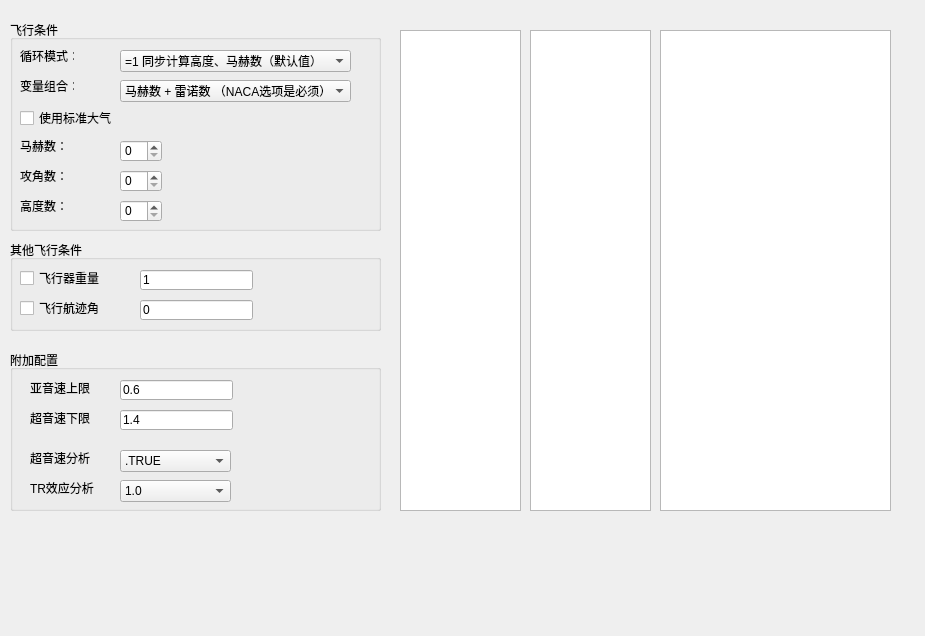
<?xml version="1.0" encoding="UTF-8"?>
<ui version="4.0">
 <class>Form</class>
 <widget class="QWidget" name="Form">
  <property name="geometry">
   <rect>
    <x>0</x>
    <y>0</y>
    <width>925</width>
    <height>636</height>
   </rect>
  </property>
  <property name="windowTitle">
   <string>Form</string>
  </property>
  <widget class="QTableWidget" name="tab3">
   <property name="geometry">
    <rect>
     <x>660</x>
     <y>30</y>
     <width>231</width>
     <height>481</height>
    </rect>
   </property>
  </widget>
  <widget class="QGroupBox" name="groupBox3">
   <property name="geometry">
    <rect>
     <x>10</x>
     <y>350</y>
     <width>371</width>
     <height>161</height>
    </rect>
   </property>
   <property name="title">
    <string>附加配置</string>
   </property>
   <widget class="QLabel" name="label_12">
    <property name="geometry">
     <rect>
      <x>20</x>
      <y>130</y>
      <width>71</width>
      <height>16</height>
     </rect>
    </property>
    <property name="text">
     <string>TR效应分析</string>
    </property>
   </widget>
   <widget class="QLabel" name="label_11">
    <property name="geometry">
     <rect>
      <x>20</x>
      <y>100</y>
      <width>71</width>
      <height>16</height>
     </rect>
    </property>
    <property name="text">
     <string>超音速分析</string>
    </property>
   </widget>
   <widget class="QLabel" name="label_6">
    <property name="geometry">
     <rect>
      <x>20</x>
      <y>30</y>
      <width>71</width>
      <height>16</height>
     </rect>
    </property>
    <property name="text">
     <string>亚音速上限</string>
    </property>
   </widget>
   <widget class="QLineEdit" name="Input_HyperS_UpperLimit">
    <property name="geometry">
     <rect>
      <x>110</x>
      <y>60</y>
      <width>113</width>
      <height>20</height>
     </rect>
    </property>
    <property name="text">
     <string>1.4</string>
    </property>
   </widget>
   <widget class="QLabel" name="label_10">
    <property name="geometry">
     <rect>
      <x>20</x>
      <y>60</y>
      <width>71</width>
      <height>16</height>
     </rect>
    </property>
    <property name="text">
     <string>超音速下限</string>
    </property>
   </widget>
   <widget class="QComboBox" name="comboBox_HYPERS">
    <property name="geometry">
     <rect>
      <x>110</x>
      <y>100</y>
      <width>111</width>
      <height>22</height>
     </rect>
    </property>
    <item>
     <property name="text">
      <string>.TRUE</string>
     </property>
    </item>
    <item>
     <property name="text">
      <string>.FALSE</string>
     </property>
    </item>
   </widget>
   <widget class="QComboBox" name="comboBox_TR">
    <property name="geometry">
     <rect>
      <x>110</x>
      <y>130</y>
      <width>111</width>
      <height>22</height>
     </rect>
    </property>
    <item>
     <property name="text">
      <string>1.0</string>
     </property>
    </item>
    <item>
     <property name="text">
      <string>0.0</string>
     </property>
    </item>
   </widget>
   <widget class="QLineEdit" name="Input_SubS_LowerLimit">
    <property name="geometry">
     <rect>
      <x>110</x>
      <y>30</y>
      <width>113</width>
      <height>20</height>
     </rect>
    </property>
    <property name="text">
     <string>0.6</string>
    </property>
   </widget>
  </widget>
  <widget class="QTableWidget" name="tab2">
   <property name="geometry">
    <rect>
     <x>530</x>
     <y>30</y>
     <width>121</width>
     <height>481</height>
    </rect>
   </property>
  </widget>
  <widget class="QGroupBox" name="groupBox1">
   <property name="geometry">
    <rect>
     <x>10</x>
     <y>20</y>
     <width>371</width>
     <height>211</height>
    </rect>
   </property>
   <property name="title">
    <string>飞行条件</string>
   </property>
   <widget class="QComboBox" name="comboBox_Loop">
    <property name="geometry">
     <rect>
      <x>110</x>
      <y>30</y>
      <width>231</width>
      <height>22</height>
     </rect>
    </property>
    <item>
     <property name="text">
      <string>=1 同步计算高度、马赫数（默认值）</string>
     </property>
    </item>
    <item>
     <property name="text">
      <string>=2 高度固定遍历马赫数</string>
     </property>
    </item>
    <item>
     <property name="text">
      <string>=3 马赫数固定遍历高度</string>
     </property>
    </item>
   </widget>
   <widget class="QLabel" name="label_4">
    <property name="geometry">
     <rect>
      <x>10</x>
      <y>150</y>
      <width>54</width>
      <height>12</height>
     </rect>
    </property>
    <property name="text">
     <string>攻角数：</string>
    </property>
   </widget>
   <widget class="QComboBox" name="comboBox_Variables">
    <property name="geometry">
     <rect>
      <x>110</x>
      <y>60</y>
      <width>231</width>
      <height>22</height>
     </rect>
    </property>
    <item>
     <property name="text">
      <string>马赫数 + 雷诺数 （NACA选项是必须）</string>
     </property>
    </item>
    <item>
     <property name="text">
      <string>马赫数 + 高度</string>
     </property>
    </item>
    <item>
     <property name="text">
      <string>自由流速度 + 高度</string>
     </property>
    </item>
    <item>
     <property name="text">
      <string>自由流静压 + 自由流温度 + 自由流速</string>
     </property>
    </item>
    <item>
     <property name="text">
      <string>自由流静压 + 自由流温度 + 马赫数</string>
     </property>
    </item>
   </widget>
   <widget class="QLabel" name="label">
    <property name="geometry">
     <rect>
      <x>10</x>
      <y>30</y>
      <width>54</width>
      <height>12</height>
     </rect>
    </property>
    <property name="text">
     <string>循环模式：</string>
    </property>
   </widget>
   <widget class="QLabel" name="label_3">
    <property name="geometry">
     <rect>
      <x>10</x>
      <y>120</y>
      <width>54</width>
      <height>12</height>
     </rect>
    </property>
    <property name="text">
     <string>马赫数：</string>
    </property>
   </widget>
   <widget class="QLabel" name="label_2">
    <property name="geometry">
     <rect>
      <x>10</x>
      <y>60</y>
      <width>54</width>
      <height>12</height>
     </rect>
    </property>
    <property name="text">
     <string>变量组合：</string>
    </property>
   </widget>
   <widget class="QLabel" name="label_5">
    <property name="geometry">
     <rect>
      <x>10</x>
      <y>180</y>
      <width>54</width>
      <height>12</height>
     </rect>
    </property>
    <property name="text">
     <string>高度数：</string>
    </property>
   </widget>
   <widget class="QCheckBox" name="checkBox_Atmosphere">
    <property name="geometry">
     <rect>
      <x>10</x>
      <y>90</y>
      <width>101</width>
      <height>16</height>
     </rect>
    </property>
    <property name="text">
     <string>使用标准大气</string>
    </property>
   </widget>
   <widget class="QSpinBox" name="spinBox_inputNMACH">
    <property name="geometry">
     <rect>
      <x>110</x>
      <y>120</y>
      <width>42</width>
      <height>22</height>
     </rect>
    </property>
   </widget>
   <widget class="QSpinBox" name="spinBox_inputNALT">
    <property name="geometry">
     <rect>
      <x>110</x>
      <y>180</y>
      <width>42</width>
      <height>22</height>
     </rect>
    </property>
   </widget>
   <widget class="QSpinBox" name="spinBox_inputNALPHA">
    <property name="geometry">
     <rect>
      <x>110</x>
      <y>150</y>
      <width>42</width>
      <height>22</height>
     </rect>
    </property>
   </widget>
  </widget>
  <widget class="QGroupBox" name="groupBox2">
   <property name="geometry">
    <rect>
     <x>10</x>
     <y>240</y>
     <width>371</width>
     <height>91</height>
    </rect>
   </property>
   <property name="title">
    <string>其他飞行条件</string>
   </property>
   <widget class="QLineEdit" name="inputFlightAngle">
    <property name="geometry">
     <rect>
      <x>130</x>
      <y>60</y>
      <width>113</width>
      <height>20</height>
     </rect>
    </property>
    <property name="text">
     <string>0</string>
    </property>
   </widget>
   <widget class="QLineEdit" name="inputFlightWeight">
    <property name="geometry">
     <rect>
      <x>130</x>
      <y>30</y>
      <width>113</width>
      <height>20</height>
     </rect>
    </property>
    <property name="text">
     <string>1</string>
    </property>
   </widget>
   <widget class="QCheckBox" name="checkBox_FlightWeight">
    <property name="geometry">
     <rect>
      <x>10</x>
      <y>30</y>
      <width>81</width>
      <height>16</height>
     </rect>
    </property>
    <property name="text">
     <string>飞行器重量</string>
    </property>
   </widget>
   <widget class="QCheckBox" name="checkBox_FlightPathAngle">
    <property name="geometry">
     <rect>
      <x>10</x>
      <y>60</y>
      <width>81</width>
      <height>16</height>
     </rect>
    </property>
    <property name="text">
     <string>飞行航迹角</string>
    </property>
   </widget>
  </widget>
  <widget class="QTableWidget" name="tab1">
   <property name="geometry">
    <rect>
     <x>400</x>
     <y>30</y>
     <width>121</width>
     <height>481</height>
    </rect>
   </property>
  </widget>
 </widget>
 <resources/>
 <connections>
  <connection>
   <sender>spinBox_inputNALPHA</sender>
   <signal>valueChanged(int)</signal>
   <receiver>Form</receiver>
   <slot>slot_makeTab1_row()</slot>
   <hints>
    <hint type="sourcelabel">
     <x>158</x>
     <y>183</y>
    </hint>
    <hint type="destinationlabel">
     <x>178</x>
     <y>235</y>
    </hint>
   </hints>
  </connection>
  <connection>
   <sender>spinBox_inputNMACH</sender>
   <signal>valueChanged(int)</signal>
   <receiver>Form</receiver>
   <slot>slot_makeTab2and3()</slot>
   <hints>
    <hint type="sourcelabel">
     <x>153</x>
     <y>150</y>
    </hint>
    <hint type="destinationlabel">
     <x>357</x>
     <y>237</y>
    </hint>
   </hints>
  </connection>
  <connection>
   <sender>spinBox_inputNALT</sender>
   <signal>valueChanged(int)</signal>
   <receiver>Form</receiver>
   <slot>slot_makeTab2and3()</slot>
   <hints>
    <hint type="sourcelabel">
     <x>133</x>
     <y>215</y>
    </hint>
    <hint type="destinationlabel">
     <x>145</x>
     <y>232</y>
    </hint>
   </hints>
  </connection>
  <connection>
   <sender>comboBox_Loop</sender>
   <signal>activated(int)</signal>
   <receiver>Form</receiver>
   <slot>slot_enableALT()</slot>
   <hints>
    <hint type="sourcelabel">
     <x>347</x>
     <y>55</y>
    </hint>
    <hint type="destinationlabel">
     <x>390</x>
     <y>14</y>
    </hint>
   </hints>
  </connection>
  <connection>
   <sender>comboBox_Variables</sender>
   <signal>activated(int)</signal>
   <receiver>Form</receiver>
   <slot>slot_makeTab2and3()</slot>
   <hints>
    <hint type="sourcelabel">
     <x>339</x>
     <y>87</y>
    </hint>
    <hint type="destinationlabel">
     <x>392</x>
     <y>108</y>
    </hint>
   </hints>
  </connection>
  <connection>
   <sender>checkBox_FlightWeight</sender>
   <signal>clicked(bool)</signal>
   <receiver>inputFlightWeight</receiver>
   <slot>setEnabled(bool)</slot>
   <hints>
    <hint type="sourcelabel">
     <x>99</x>
     <y>277</y>
    </hint>
    <hint type="destinationlabel">
     <x>145</x>
     <y>286</y>
    </hint>
   </hints>
  </connection>
  <connection>
   <sender>checkBox_FlightPathAngle</sender>
   <signal>clicked(bool)</signal>
   <receiver>inputFlightAngle</receiver>
   <slot>setEnabled(bool)</slot>
   <hints>
    <hint type="sourcelabel">
     <x>92</x>
     <y>308</y>
    </hint>
    <hint type="destinationlabel">
     <x>150</x>
     <y>315</y>
    </hint>
   </hints>
  </connection>
 </connections>
 <slots>
  <slot>slot_makeTab1_row()</slot>
  <slot>slot_makeTab2and3()</slot>
  <slot>slot_enableALT()</slot>
 </slots>
</ui>
